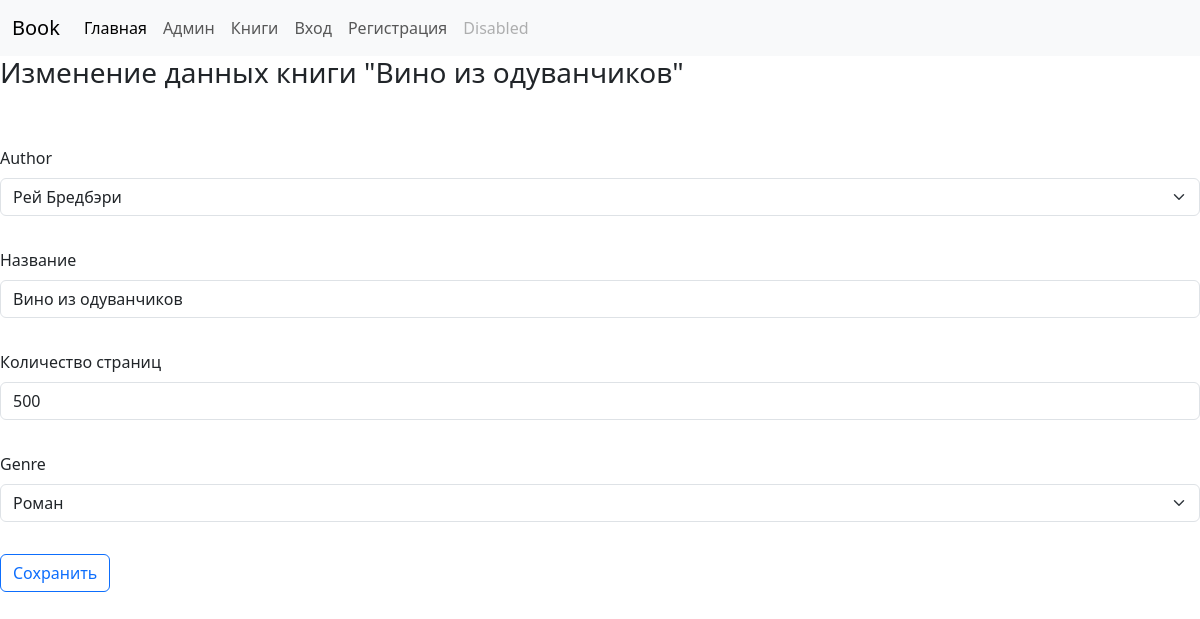
The app's page /books/1/update/ with its own data.
### core/models.py (models this page shows)
class Book(models.Model):
    author = models.ForeignKey('core.Author', on_delete=models.CASCADE, null=True, blank=True, related_name='books')
    name = models.CharField('Название', max_length=128)
    pages = models.IntegerField('Количество страниц', blank=True, null=True)
    genre = models.ForeignKey('core.Genre', on_delete=models.CASCADE, null=True, blank=True, related_name='books')
    class Meta:
        ordering = ['pages']
        verbose_name = 'Книга'
        verbose_name_plural = 'Книги'
    def __str__(self):
        return self.name

class Author(models.Model):
    name = models.CharField('Имя', max_length=128)
    def __str__(self):
        return self.name

class Genre(models.Model):
    name = models.CharField('Жанр', max_length=128)
    def __str__(self):
        return self.name

### core/views.py (the view, shortened to what this page needs)
# urls.py: path('books/<int:pk>/update/', core.views.BookUpdate.as_view(), name='book_update'),
class BookUpdate(TitleMixin, UpdateView):
    model = core.models.Book
    form_class = core.forms.BookEdit
    def get_title(self):
        return f'Изменение данных книги "{str(self.get_object())}"'

### core/forms.py
class BookEdit(forms.ModelForm):
    class Meta:
        model = core.models.Book
        fields = '__all__'

### core/views.py (called while the page is built)
    def get_context_data(self, **kwargs):
        context = super().get_context_data()
        context['title'] = self.get_title()
        return context

### core/templates/core/book_form.html
{% extends 'core/index.html' %}
{% load bootstrap5 %}
{% block content %}
<form class="row g-3" method="post" style="margin-top: 10px">{% csrf_token %}
    {% bootstrap_form form layout='horizontal' %}
    <div class="col-auto">
        <button type="submit" class="btn btn-outline-primary mb-3">Сохранить</button>
    </div>
</form>
{% endblock %}

### records on screen
Book: author "Рей Бредбэри", pages "500", genre "Роман"
Author: name "Вино из одуванчиков"

### other values on screen
{{ title }} "Изменение данных книги \"Вино из одуванчиков\""
